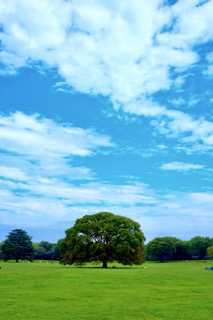
#> input picture images/thumbs/DSCF6348.jpeg, 213 x 320 px; its folder holds 4 pictures in this run
$ python compress_thumbs.py
#> lines starting #> are read from the running program, lines starting #| are printed output that depends on the picture
import os
from PIL import Image

thumbs_dir = os.path.join('images', 'thumbs')
quality = 99  # Compression quality (0-100)

success_count = 0
skip_count = 0
error_count = 0

print(f"Compressing images in {thumbs_dir} with quality={quality}...")

for filename in os.listdir(thumbs_dir):
    full_path = os.path.join(thumbs_dir, filename)

    if not os.path.isfile(full_path):
        continue

    lower_name = filename.lower()
    print(f"Processing: {filename}...")
    if lower_name.endswith(('.jpg', '.jpeg', '.png')):
        try:
            with Image.open(full_path) as img:
                # Extract EXIF data to preserve metadata/rotation
#> img is the input picture: PIL image 213x320 RGB; mean R, G, B 124.2, 183.4, 186.5
                exif_data = img.info.get("exif")

                original_size = os.path.getsize(full_path)

                save_kwargs = {'optimize': True, 'quality': quality}
                if exif_data:
                    save_kwargs['exif'] = exif_data

                # reduce resolution by 75%
                new_width = img.width // 4
#> new_width = 53
                new_height = img.height // 4
#> new_height = 80
                img = img.resize((new_width, new_height), Image.LANCZOS)
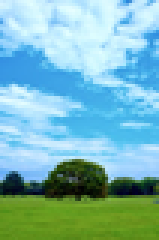
#> img: PIL image 53x80 RGB (shown 3 times larger); mean R, G, B 124.2, 183.4, 186.4


                img.save(full_path, **save_kwargs)

                new_size = os.path.getsize(full_path)
                reduction = original_size - new_size
                reduction_pct = (reduction / original_size) * 100 if original_size > 0 else 0

                print(f"Compressed: {filename} | "
                      f"Original: {original_size / 1024:.2f} KB | "
                      f"New: {new_size / 1024:.2f} KB | "
                      f"Reduction: {reduction / 1024:.2f} KB ({reduction_pct:.2f}%)")
                success_count += 1
        except Exception as e:
            print(f"Error compressing {filename}: {e}")
            error_count += 1
    else:
        print(f"Skipping (unsupported format): {filename}")
        skip_count += 1
#> pass 2 of the loop `for filename in os.listdir(thumbs_dir):`:
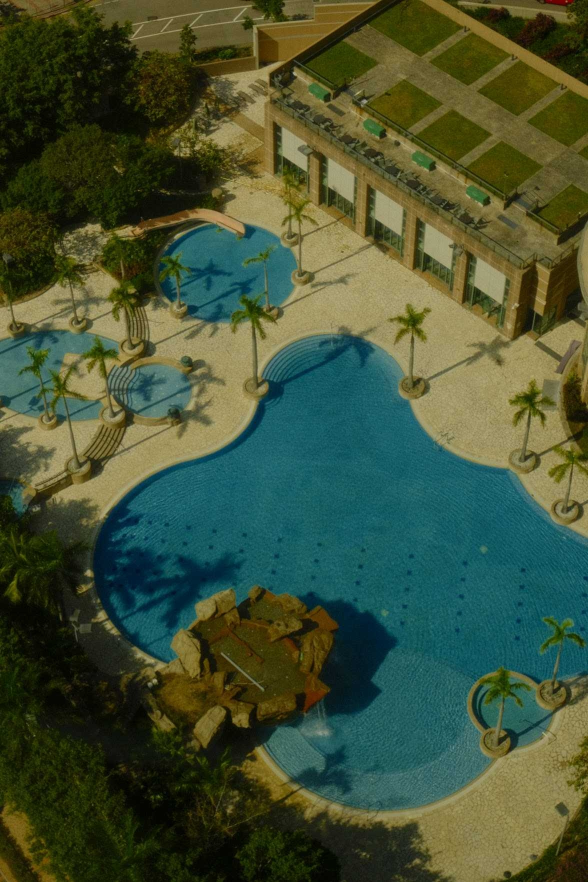
#> input picture images/thumbs/DSF0016.JPG, 1176 x 1764 px (shown at 1/2 size)
#> img is the input picture: PIL image 1176x1764 RGB; mean R, G, B 67.2, 81.5, 53.4
#> `img = img.resize((new_width, new_height), Image.LANCZOS)`:
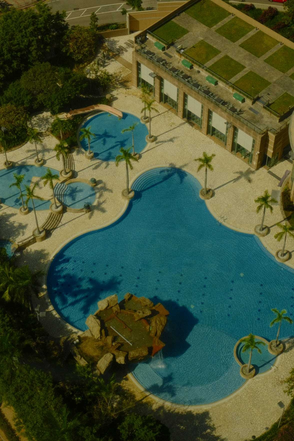
#> img: PIL image 294x441 RGB; mean R, G, B 67.2, 81.5, 53.4
#> pass 3 of the loop `for filename in os.listdir(thumbs_dir):`:
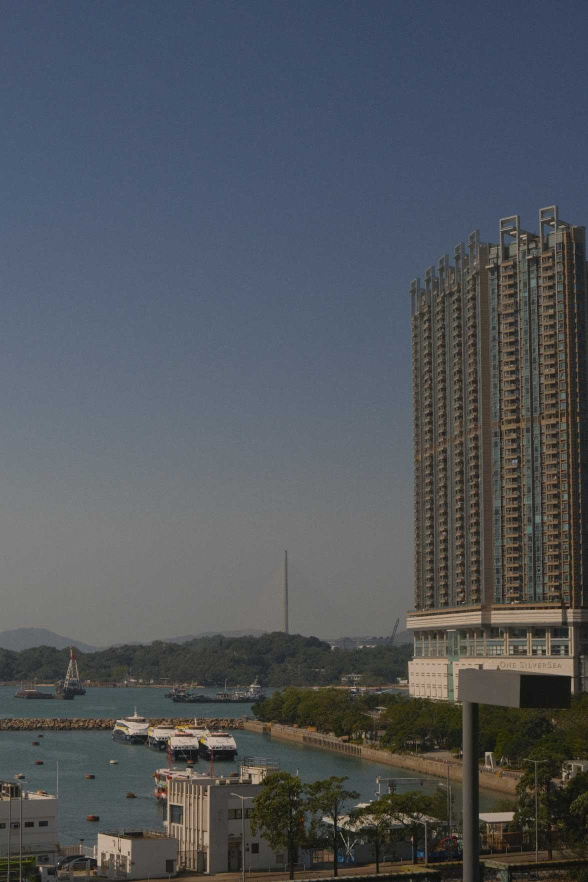
#> input picture images/thumbs/DSF0030.JPG, 1176 x 1764 px (shown at 1/2 size)
#> img is the input picture: PIL image 1176x1764 RGB; mean R, G, B 80.7, 85.1, 91.1
#> `img = img.resize((new_width, new_height), Image.LANCZOS)`:
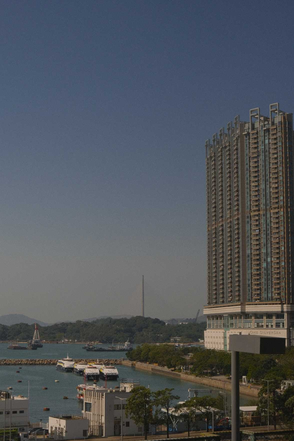
#> img: PIL image 294x441 RGB; mean R, G, B 80.7, 85.1, 91.1
#> the loop made 4 passes; the first 3 are shown

print("-" * 30)
print(f"Finished.")
print(f"Compressed: {success_count}")
print(f"Skipped: {skip_count}")
print(f"Errors: {error_count}")
